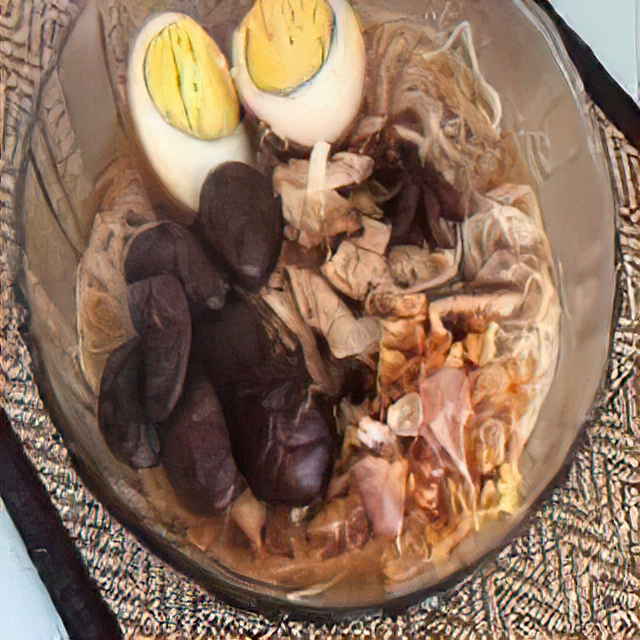
%> input picture prototype_code/noodles-ThaiFoodDataset-377.jpg, 640 x 640 px
$ octave --eval "result = extractFeaturesFromAnImage(imread('../../prototype_code/noodles-ThaiFoodDataset-377.jpg'));"   (GNU Octave 9; MATLAB toolbox functions it lacks are replaced by stand-ins)
%> lines starting %> are read from the running program, lines starting %| are printed output that depends on the picture; in (x1, y1, x2, y2) boxes, pixels count from 0 and x2, y2 are one past the last pixel; in counts of white or black regions, pixels touching at a corner belong together; the program's own positions count from 1
### phase1_matlab/main_code/findColorChannelMeans.m
function [meanRed, meanGreen, meanBlue] = findColorChannelMeans(image)
    meanRed = mean(mean(image(:,:,1)));
%> meanRed = 141.2
    meanGreen = mean(mean(image(:,:,2)));
%> meanGreen = 112.1
    meanBlue = mean(mean(image(:,:,3)));
%> meanBlue = 91.37

### phase1_matlab/main_code/extractGlcmStats.m
function [contrast, correlation, energy, homogeneity] = extractGlcmStats(glcm)
    result = graycoprops(glcm);

    contrast = result.Contrast * 100;
    correlation = result.Correlation * 100;
    energy = result.Energy * 1000;
    homogeneity = result.Homogeneity * 100;

### phase1_matlab/main_code/calculateCannyEdge.m
function [cannyEdge, cannyArea] = calculateCannyEdge(bwImage)
    cannyEdge = edge(bwImage, 'canny', 0.05);
    cannyArea = bwarea(cannyEdge) / 10;

### phase1_matlab/main_code/calculateSobelEdge.m
function [sobelEdge, sobelArea] = calculateSobelEdge(bwImage)
    sobelEdge = edge(bwImage, 'sobel', 0.05);
    sobelArea = bwarea(sobelEdge) / 10;

### phase1_matlab/main_code/extractFeaturesFromAnImage.m
function [meanRed, meanGreen, meanBlue, meanGrayscale, bwArea, entropyVal, energy, contrast, correlation, homogeneity, sobelArea, cannyArea] = extractFeaturesFromAnImage(image)
    [meanRed, meanGreen, meanBlue] = findColorChannelMeans(image);
%> meanRed = 141.2; meanGreen = 112.1; meanBlue = 91.37

    gray = rgb2gray(image);
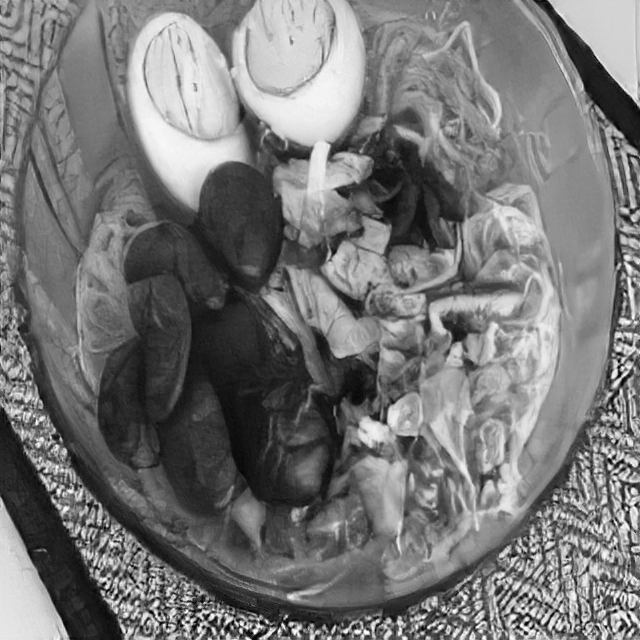
%> gray: size 640x640 uint8; min 1, max 254, mean 118.4
    glcm = graycomatrix(gray,'O', [0,1]);
%> glcm = [19402 4364 245 82 25 3 0 0; 4385 58164 6275 817 271 41 5 0; 244 6284 37432 8045 1373 438 84 2; 67 872 8242 57928 10003 1362 350 48; 22 194 1383 10327 63657 7700 1026 154; 3 41 318 1457 7923 26584 4802 461; 1 5 33 263 1121 5066 31279 2443; 0 0 0 4 76 402 2677 12685]
    [contrast, correlation, energy, homogeneity] = extractGlcmStats(glcm);
%> in extractGlcmStats, `result = graycoprops(glcm);`: result = {Contrast 0.383, Correlation 0.944, Energy 0.0901, Homogeneity 0.87}
%> in extractGlcmStats, `contrast = result.Contrast * 100;`: contrast = 38.33
%> in extractGlcmStats, `correlation = result.Correlation * 100;`: correlation = 94.4
%> in extractGlcmStats, `energy = result.Energy * 1000;`: energy = 90.09
%> in extractGlcmStats, `homogeneity = result.Homogeneity * 100;`: homogeneity = 86.95
%> contrast = 38.33; correlation = 94.4; energy = 90.09; homogeneity = 86.95

    meanGrayscale = mean(mean(gray));
%> meanGrayscale = 118.4

    imageSize = size(image, 1) * size(image, 2);
%> imageSize = 409600
    bw =~ imbinarize(gray);
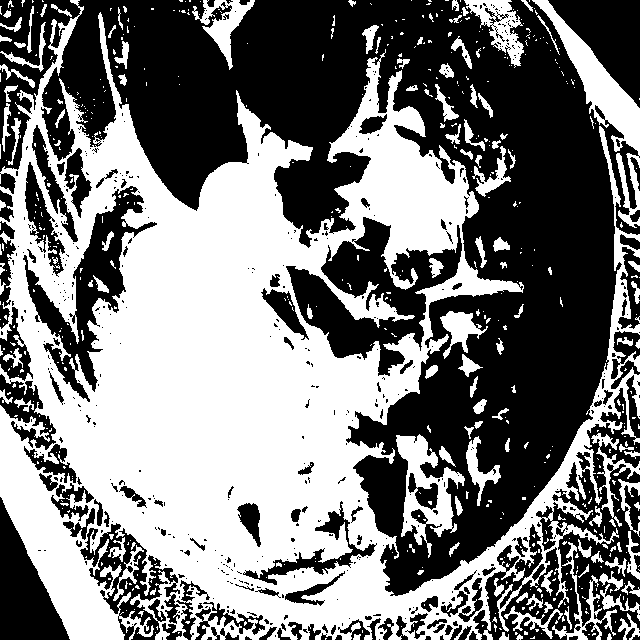
%> bw: size 640x640 logical; 47.9% white; 571 white regions (446 under 20 px), largest, box (x1, y1, x2, y2) and area: (0, 0, 640, 640) 168258, (532, 0, 640, 228) 4846, (396, 434, 465, 558) 3174
    bwArea = (bwarea(bw) / imageSize) * 1000;
%> bwArea = 483.3

    [~, rawCannyArea] = calculateCannyEdge(bw);
%> in calculateCannyEdge, `cannyEdge = edge(bwImage, 'canny', 0.05);`:
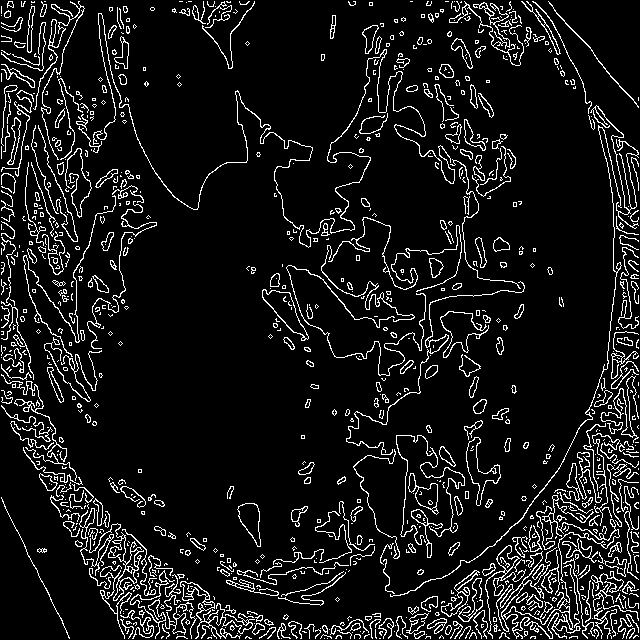
%> cannyEdge: size 640x640 logical; 9% white in thin lines or dots
%> in calculateCannyEdge, `cannyArea = bwarea(cannyEdge) / 10;`: cannyArea = 3987.4
%> rawCannyArea = 3987.4
    cannyArea = (rawCannyArea / imageSize) * 1000;
%> cannyArea = 9.73

    [~, rawSobelArea] = calculateSobelEdge(bw);
%> in calculateSobelEdge, `sobelEdge = edge(bwImage, 'sobel', 0.05);`:
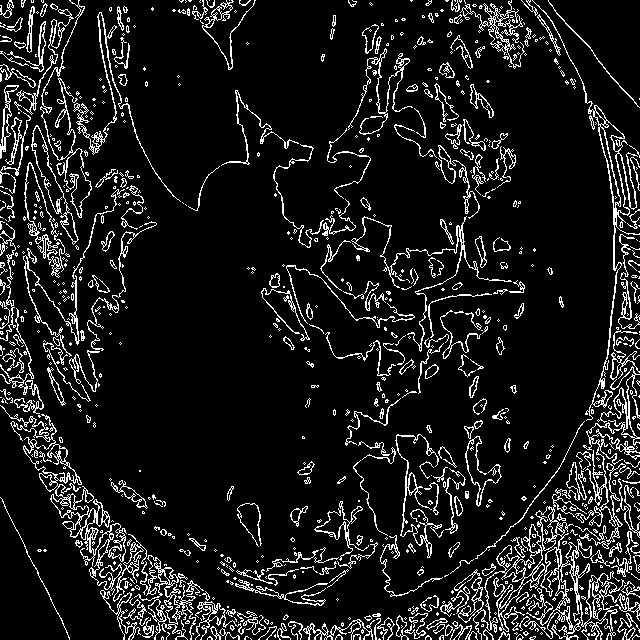
%> sobelEdge: size 640x640 logical; 10.4% white in thin lines or dots
%> in calculateSobelEdge, `sobelArea = bwarea(sobelEdge) / 10;`: sobelArea = 4661.6
%> rawSobelArea = 4661.6
    sobelArea = (rawSobelArea / imageSize) * 1000;
%> sobelArea = 11.38

%> (the run ends here)

$ run again, on prototype_code/wallhaven-83jleo.jpg
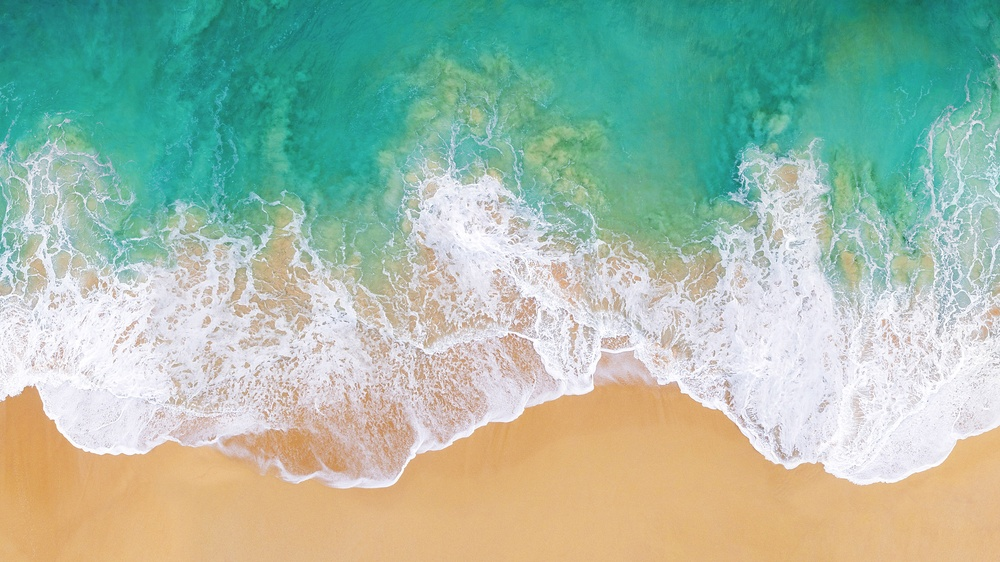
%> input picture prototype_code/wallhaven-83jleo.jpg, 1000 x 562 px, shrunk from 3840 x 2160 before the run
%> in findColorChannelMeans, `meanRed = mean(mean(image(:,:,1)));`: meanRed = 160.8
%> in findColorChannelMeans, `meanGreen = mean(mean(image(:,:,2)));`: meanGreen = 187.4
%> in findColorChannelMeans, `meanBlue = mean(mean(image(:,:,3)));`: meanBlue = 168.5
%> in extractFeaturesFromAnImage, `[meanRed, meanGreen, meanBlue] = findColorChannelMeans(image);`: meanRed = 160.8; meanGreen = 187.4; meanBlue = 168.5
%> glcm = [0 0 0 0 0 0 0 0; 0 0 0 0 0 0 0 0; 0 0 1787 726 6 3 0 0; 0 0 723 87368 6262 65 8 0; 0 0 6 6197 73083 8292 915 64; 0 0 0 59 8147 140971 22699 2317; 0 0 0 8 952 22575 62990 16906; 0 0 0 0 69 2246 16968 79026]
%> result = {Contrast 0.244, Correlation 0.93, Energy 0.142, Homogeneity 0.894}
%> in extractGlcmStats, `contrast = result.Contrast * 100;`: contrast = 24.42
%> in extractGlcmStats, `correlation = result.Correlation * 100;`: correlation = 93.04
%> in extractGlcmStats, `energy = result.Energy * 1000;`: energy = 142.4
%> in extractGlcmStats, `homogeneity = result.Homogeneity * 100;`: homogeneity = 89.45
%> in extractFeaturesFromAnImage, `[contrast, correlation, energy, homogeneity] = extractGlcmStats(glcm);`: contrast = 24.42; correlation = 93.04; energy = 142.4; homogeneity = 89.45
%> meanGrayscale = 177.3
%> in extractFeaturesFromAnImage, `bw =~ imbinarize(gray);`:
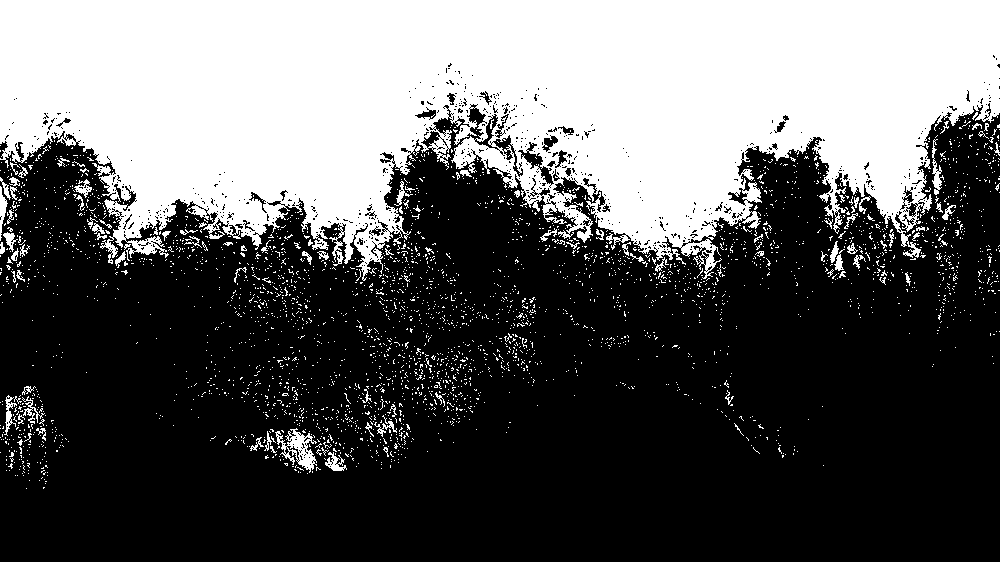
%> bw: size 562x1000 logical; 36.6% white; 3265 white regions (3168 under 20 px), largest, box (x1, y1, x2, y2) and area: (0, 0, 1000, 281) 191892, (275, 428, 317, 473) 748, (932, 139, 944, 195) 241
%> bwArea = 369
%> cannyEdge: size 562x1000 logical; 6.8% white in thin lines or dots, all inside (x1, y1, x2, y2) = (1, 54, 999, 491)
%> in calculateCannyEdge, `cannyArea = bwarea(cannyEdge) / 10;`: cannyArea = 4131.3
%> in extractFeaturesFromAnImage, `cannyArea = (rawCannyArea / imageSize) * 1000;`: cannyArea = 7.35
%> in calculateSobelEdge, `sobelEdge = edge(bwImage, 'sobel', 0.05);`:
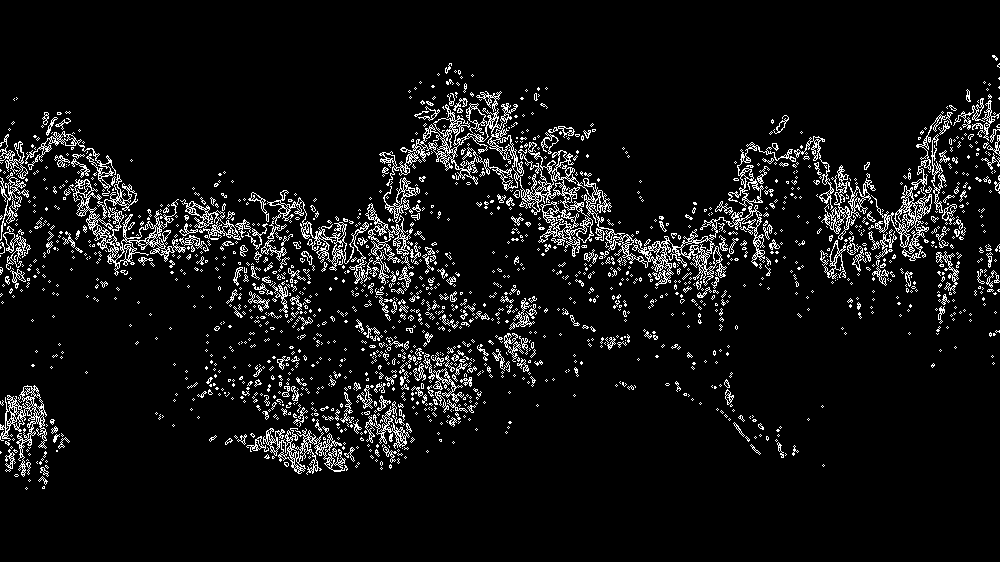
%> sobelEdge: size 562x1000 logical; 7.1% white in thin lines or dots, all inside (x1, y1, x2, y2) = (0, 55, 1000, 490)
%> in calculateSobelEdge, `sobelArea = bwarea(sobelEdge) / 10;`: sobelArea = 4573.3
%> in extractFeaturesFromAnImage, `sobelArea = (rawSobelArea / imageSize) * 1000;`: sobelArea = 8.14
